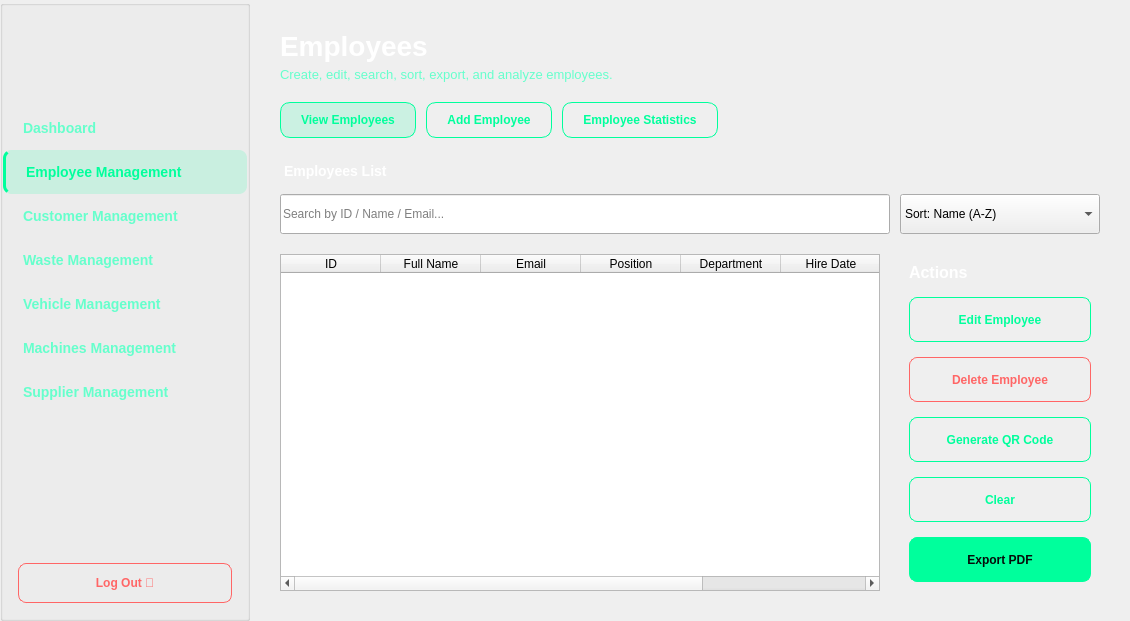
    <widget class="QWidget" name="employe">
     <layout class="QHBoxLayout" name="employeeMainLayout">
      <property name="spacing">
       <number>0</number>
      </property>
      <property name="leftMargin">
       <number>0</number>
      </property>
      <property name="topMargin">
       <number>0</number>
      </property>
      <property name="rightMargin">
       <number>0</number>
      </property>
      <property name="bottomMargin">
       <number>0</number>
      </property>
      <item>
       <widget class="QGroupBox" name="sidebarGroup">
        <property name="minimumSize">
         <size>
          <width>250</width>
          <height>0</height>
         </size>
        </property>
        <property name="maximumSize">
         <size>
          <width>250</width>
          <height>16777215</height>
         </size>
        </property>
        <property name="title">
         <string/>
        </property>
        <layout class="QVBoxLayout" name="sidebarLayout">
         <property name="spacing">
          <number>0</number>
         </property>
         <property name="leftMargin">
          <number>0</number>
         </property>
         <property name="topMargin">
          <number>0</number>
         </property>
         <property name="rightMargin">
          <number>0</number>
         </property>
         <property name="bottomMargin">
          <number>0</number>
         </property>
         <item>
          <layout class="QHBoxLayout" name="empLogoContainerLayout"/>
         </item>
         <item>
          <widget class="QLabel" name="sidebarLogo_8">
           <property name="minimumSize">
            <size>
             <width>0</width>
             <height>100</height>
            </size>
           </property>
           <property name="maximumSize">
            <size>
             <width>16777215</width>
             <height>100</height>
            </size>
           </property>
           <property name="text">
            <string/>
           </property>
           <property name="pixmap">
            <pixmap>:/image/images/logo.png</pixmap>
           </property>
           <property name="scaledContents">
            <bool>false</bool>
           </property>
           <property name="alignment">
            <set>Qt::AlignmentFlag::AlignCenter</set>
           </property>
          </widget>
         </item>
         <item>
          <widget class="QPushButton" name="btnEmpDashboard">
           <property name="styleSheet">
            <string notr="true">QPushButton {
    background-color: transparent;
    border: none;
    border-radius: 8px;
    padding: 14px 20px;
    color: #66ffcc;
    text-align: left;
    font-size: 14px;
    font-weight: 500;
}

QPushButton:hover {
    background-color: rgba(0, 255, 156, 0.1);
    color: #00ff9c;
}</string>
           </property>
           <property name="text">
            <string>Dashboard</string>
           </property>
          </widget>
         </item>
         <item>
          <widget class="QPushButton" name="btnEmpEmployee">
           <property name="styleSheet">
            <string notr="true">QPushButton {
    background-color: rgba(0, 255, 156, 0.15);
    border: none;
    border-radius: 8px;
    padding: 14px 20px;
    color: #00ff9c;
    text-align: left;
    font-size: 14px;
    font-weight: 600;
    border-left: 3px solid #00ff9c;
}</string>
           </property>
           <property name="text">
            <string>Employee Management</string>
           </property>
          </widget>
         </item>
         <item>
          <widget class="QPushButton" name="btnEmpCustomer">
           <property name="styleSheet">
            <string notr="true">QPushButton {
    background-color: transparent;
    border: none;
    border-radius: 8px;
    padding: 14px 20px;
    color: #66ffcc;
    text-align: left;
    font-size: 14px;
    font-weight: 500;
}

QPushButton:hover {
    background-color: rgba(0, 255, 156, 0.1);
    color: #00ff9c;
}</string>
           </property>
           <property name="text">
            <string>Customer Management</string>
           </property>
          </widget>
         </item>
         <item>
          <widget class="QPushButton" name="btnEmpWaste">
           <property name="styleSheet">
            <string notr="true">QPushButton {
    background-color: transparent;
    border: none;
    border-radius: 8px;
    padding: 14px 20px;
    color: #66ffcc;
    text-align: left;
    font-size: 14px;
    font-weight: 500;
}

QPushButton:hover {
    background-color: rgba(0, 255, 156, 0.1);
    color: #00ff9c;
}</string>
           </property>
           <property name="text">
            <string>Waste Management</string>
           </property>
          </widget>
         </item>
         <item>
          <widget class="QPushButton" name="btnEmpVehicle">
           <property name="styleSheet">
            <string notr="true">QPushButton {
    background-color: transparent;
    border: none;
    border-radius: 8px;
    padding: 14px 20px;
    color: #66ffcc;
    text-align: left;
    font-size: 14px;
    font-weight: 500;
}

QPushButton:hover {
    background-color: rgba(0, 255, 156, 0.1);
    color: #00ff9c;
}</string>
           </property>
           <property name="text">
            <string>Vehicle Management</string>
           </property>
          </widget>
         </item>
         <item>
          <widget class="QPushButton" name="btnEmpMachines">
           <property name="styleSheet">
            <string notr="true">QPushButton {
    background-color: transparent;
    border: none;
    border-radius: 8px;
    padding: 14px 20px;
    color: #66ffcc;
    text-align: left;
    font-size: 14px;
    font-weight: 500;
}

QPushButton:hover {
    background-color: rgba(0, 255, 156, 0.1);
    color: #00ff9c;
}</string>
           </property>
           <property name="text">
            <string>Machines Management</string>
           </property>
          </widget>
         </item>
         <item>
          <widget class="QPushButton" name="btnEmpSupplier">
           <property name="styleSheet">
            <string notr="true">QPushButton {
    background-color: transparent;
    border: none;
    border-radius: 8px;
    padding: 14px 20px;
    color: #66ffcc;
    text-align: left;
    font-size: 14px;
    font-weight: 500;
}

QPushButton:hover {
    background-color: rgba(0, 255, 156, 0.1);
    color: #00ff9c;
}</string>
           </property>
           <property name="text">
            <string>Supplier Management</string>
           </property>
          </widget>
         </item>
         <item>
          <spacer name="verticalSpacer_empSidebar2">
           <property name="orientation">
            <enum>Qt::Orientation::Vertical</enum>
           </property>
           <property name="sizeHint" stdset="0">
            <size>
             <width>0</width>
             <height>0</height>
            </size>
           </property>
          </spacer>
         </item>
         <item>
          <widget class="QPushButton" name="btnEmpLogout">
           <property name="styleSheet">
            <string notr="true">QPushButton {
    background-color: transparent;
    border: 1px solid #ff6666;
    border-radius: 8px;
    padding: 12px 20px;
    color: #ff6666;
    font-weight: 600;
    margin: 0px 15px 15px 15px;
}

QPushButton:hover {
    background-color: rgba(255, 102, 102, 0.1);
}</string>
           </property>
           <property name="text">
            <string>Log Out 🚪</string>
           </property>
          </widget>
         </item>
        </layout>
       </widget>
      </item>
      <item>
       <widget class="QWidget" name="empMainContent" native="true">
        <layout class="QVBoxLayout" name="empContentLayout">
         <property name="spacing">
          <number>20</number>
         </property>
         <property name="leftMargin">
          <number>30</number>
         </property>
         <property name="topMargin">
          <number>30</number>
         </property>
         <property name="rightMargin">
          <number>30</number>
         </property>
         <property name="bottomMargin">
          <number>30</number>
         </property>
         <item>
          <layout class="QHBoxLayout" name="empHeaderLayout">
           <item>
            <layout class="QVBoxLayout" name="empTitleLayout">
             <property name="spacing">
              <number>5</number>
             </property>
             <item>
              <widget class="QLabel" name="empPageTitle">
               <property name="styleSheet">
                <string notr="true">QLabel {
    font-size: 28px;
    font-weight: 700;
    color: #ffffff;
    background: transparent;
    border: none;
}</string>
               </property>
               <property name="text">
                <string>Employees</string>
               </property>
              </widget>
             </item>
             <item>
              <widget class="QLabel" name="empPageSubtitle">
               <property name="styleSheet">
                <string notr="true">QLabel {
    font-size: 13px;
    font-weight: 400;
    color: #66ffcc;
    background: transparent;
    border: none;
}</string>
               </property>
               <property name="text">
                <string>Create, edit, search, sort, export, and analyze employees.</string>
               </property>
              </widget>
             </item>
            </layout>
           </item>
           <item>
            <spacer name="horizontalSpacer_empHeader">
             <property name="orientation">
              <enum>Qt::Orientation::Horizontal</enum>
             </property>
             <property name="sizeHint" stdset="0">
              <size>
               <width>0</width>
               <height>0</height>
              </size>
             </property>
            </spacer>
           </item>
          </layout>
         </item>
         <item>
          <layout class="QHBoxLayout" name="empTopActionsLayout">
           <property name="spacing">
            <number>10</number>
           </property>
           <item>
            <widget class="QPushButton" name="btnEmpView">
             <property name="styleSheet">
              <string notr="true">QPushButton {
    background-color: rgba(0, 255, 156, 0.15);
    border: 1px solid #00ff9c;
    border-radius: 10px;
    padding: 10px 20px;
    color: #00ff9c;
    font-weight: 600;
}</string>
             </property>
             <property name="text">
              <string>View Employees</string>
             </property>
            </widget>
           </item>
           <item>
            <widget class="QPushButton" name="btnEmpAdd">
             <property name="styleSheet">
              <string notr="true">QPushButton {
    background-color: transparent;
    border: 1px solid #00ff9c;
    border-radius: 10px;
    padding: 10px 20px;
    color: #00ff9c;
    font-weight: 600;
}

QPushButton:hover {
    background-color: rgba(0, 255, 156, 0.1);
}</string>
             </property>
             <property name="text">
              <string>Add Employee</string>
             </property>
            </widget>
           </item>
           <item>
            <widget class="QPushButton" name="btnEmpStats">
             <property name="styleSheet">
              <string notr="true">QPushButton {
    background-color: transparent;
    border: 1px solid #00ff9c;
    border-radius: 10px;
    padding: 10px 20px;
    color: #00ff9c;
    font-weight: 600;
}

QPushButton:hover {
    background-color: rgba(0, 255, 156, 0.1);
}</string>
             </property>
             <property name="text">
              <string>Employee Statistics</string>
             </property>
            </widget>
           </item>
           <item>
            <spacer name="horizontalSpacer_empTopActions">
             <property name="orientation">
              <enum>Qt::Orientation::Horizontal</enum>
             </property>
             <property name="sizeHint" stdset="0">
              <size>
               <width>0</width>
               <height>0</height>
              </size>
             </property>
            </spacer>
           </item>
          </layout>
         </item>
         <item>
          <widget class="QWidget" name="empSearchWidget" native="true">
           <layout class="QVBoxLayout" name="empSearchLayout">
            <property name="spacing">
             <number>10</number>
            </property>
            <property name="leftMargin">
             <number>0</number>
            </property>
            <property name="topMargin">
             <number>0</number>
            </property>
            <property name="rightMargin">
             <number>0</number>
            </property>
            <property name="bottomMargin">
             <number>0</number>
            </property>
            <item>
             <widget class="QLabel" name="lblEmpList">
              <property name="styleSheet">
               <string notr="true">QLabel {
    font-size: 14px;
    font-weight: 600;
    color: #ffffff;
    background: transparent;
    border: none;
    padding: 5px 0px;
}</string>
              </property>
              <property name="text">
               <string>Employees List</string>
              </property>
             </widget>
            </item>
            <item>
             <layout class="QHBoxLayout" name="empSearchInputLayout">
              <property name="spacing">
               <number>10</number>
              </property>
              <item>
               <widget class="QLineEdit" name="empSearchBox">
                <property name="minimumSize">
                 <size>
                  <width>0</width>
                  <height>40</height>
                 </size>
                </property>
                <property name="placeholderText">
                 <string>Search by ID / Name / Email...</string>
                </property>
               </widget>
              </item>
              <item>
               <widget class="QComboBox" name="empSortComboBox">
                <property name="minimumSize">
                 <size>
                  <width>200</width>
                  <height>40</height>
                 </size>
                </property>
                <property name="maximumSize">
                 <size>
                  <width>250</width>
                  <height>16777215</height>
                 </size>
                </property>
                <item>
                 <property name="text">
                  <string>Sort: Name (A-Z)</string>
                 </property>
                </item>
                <item>
                 <property name="text">
                  <string>Sort: Department</string>
                 </property>
                </item>
                <item>
                 <property name="text">
                  <string>Sort: Salary</string>
                 </property>
                </item>
                <item>
                 <property name="text">
                  <string>Sort: Date (Newest)</string>
                 </property>
                </item>
               </widget>
              </item>
             </layout>
            </item>
           </layout>
          </widget>
         </item>
         <item>
          <layout class="QHBoxLayout" name="empTableActionsLayout">
           <property name="spacing">
            <number>20</number>
           </property>
           <item>
            <widget class="QTableWidget" name="empTable">
             <property name="minimumSize">
              <size>
               <width>600</width>
               <height>0</height>
              </size>
             </property>
             <property name="selectionMode">
              <enum>QAbstractItemView::SelectionMode::SingleSelection</enum>
             </property>
             <property name="selectionBehavior">
              <enum>QAbstractItemView::SelectionBehavior::SelectRows</enum>
             </property>
             <column>
              <property name="text">
               <string>ID</string>
              </property>
             </column>
             <column>
              <property name="text">
               <string>Full Name</string>
              </property>
             </column>
             <column>
              <property name="text">
               <string>Email</string>
              </property>
             </column>
             <column>
              <property name="text">
               <string>Position</string>
              </property>
             </column>
             <column>
              <property name="text">
               <string>Department</string>
              </property>
             </column>
             <column>
              <property name="text">
               <string>Hire Date</string>
              </property>
             </column>
             <column>
              <property name="text">
               <string>Salary</string>
              </property>
             </column>
            </widget>
           </item>
           <item>
            <widget class="QFrame" name="empActionsPanel">
             <property name="minimumSize">
              <size>
               <width>200</width>
               <height>0</height>
              </size>
             </property>
             <property name="maximumSize">
              <size>
               <width>220</width>
               <height>16777215</height>
              </size>
             </property>
             <layout class="QVBoxLayout" name="empActionsPanelLayout">
              <property name="spacing">
               <number>15</number>
              </property>
              <item>
               <widget class="QLabel" name="lblEmpActions">
                <property name="styleSheet">
                 <string notr="true">QLabel {
    font-size: 16px;
    font-weight: 600;
    color: #ffffff;
    background: transparent;
    border: none;
    padding: 0px;
}</string>
                </property>
                <property name="text">
                 <string>Actions</string>
                </property>
               </widget>
              </item>
              <item>
               <widget class="QPushButton" name="btnEmpEdit">
                <property name="minimumSize">
                 <size>
                  <width>0</width>
                  <height>45</height>
                 </size>
                </property>
                <property name="styleSheet">
                 <string notr="true">QPushButton {
    background-color: transparent;
    border: 1px solid #00ff9c;
    border-radius: 8px;
    padding: 12px 15px;
    color: #00ff9c;
    font-weight: 500;
}

QPushButton:hover {
    background-color: rgba(0, 255, 156, 0.1);
}</string>
                </property>
                <property name="text">
                 <string>Edit Employee</string>
                </property>
               </widget>
              </item>
              <item>
               <widget class="QPushButton" name="btnEmpDelete">
                <property name="minimumSize">
                 <size>
                  <width>0</width>
                  <height>45</height>
                 </size>
                </property>
                <property name="styleSheet">
                 <string notr="true">QPushButton {
    background-color: transparent;
    border: 1px solid #ff6666;
    border-radius: 8px;
    padding: 12px 15px;
    color: #ff6666;
    font-weight: 500;
}

QPushButton:hover {
    background-color: rgba(255, 102, 102, 0.1);
}</string>
                </property>
                <property name="text">
                 <string>Delete Employee</string>
                </property>
               </widget>
              </item>
              <item>
               <widget class="QPushButton" name="btnEmpQRCode">
                <property name="minimumSize">
                 <size>
                  <width>0</width>
                  <height>45</height>
                 </size>
                </property>
                <property name="styleSheet">
                 <string notr="true">QPushButton {
    background-color: transparent;
    border: 1px solid #00ff9c;
    border-radius: 8px;
    padding: 12px 15px;
    color: #00ff9c;
    font-weight: 500;
}

QPushButton:hover {
    background-color: rgba(0, 255, 156, 0.1);
}</string>
                </property>
                <property name="text">
                 <string>Generate QR Code</string>
                </property>
               </widget>
              </item>
              <item>
               <widget class="QPushButton" name="btnEmpClear">
                <property name="minimumSize">
                 <size>
                  <width>0</width>
                  <height>45</height>
                 </size>
                </property>
                <property name="styleSheet">
                 <string notr="true">QPushButton {
    background-color: transparent;
    border: 1px solid #00ff9c;
    border-radius: 8px;
    padding: 12px 15px;
    color: #00ff9c;
    font-weight: 500;
}

QPushButton:hover {
    background-color: rgba(0, 255, 156, 0.1);
}</string>
                </property>
                <property name="text">
                 <string>Clear</string>
                </property>
               </widget>
              </item>
              <item>
               <spacer name="verticalSpacer_empActions">
                <property name="orientation">
                 <enum>Qt::Orientation::Vertical</enum>
                </property>
                <property name="sizeHint" stdset="0">
                 <size>
                  <width>0</width>
                  <height>0</height>
                 </size>
                </property>
               </spacer>
              </item>
              <item>
               <widget class="QPushButton" name="btnEmpExport">
                <property name="minimumSize">
                 <size>
                  <width>0</width>
                  <height>45</height>
                 </size>
                </property>
                <property name="styleSheet">
                 <string notr="true">QPushButton {
    background-color: #00ff9c;
    border: 1px solid #00ff9c;
    border-radius: 8px;
    padding: 12px 15px;
    color: #050d0a;
    font-weight: 600;
}

QPushButton:hover {
    background-color: #33ffcc;
}</string>
                </property>
                <property name="text">
                 <string>Export PDF</string>
                </property>
               </widget>
              </item>
             </layout>
            </widget>
           </item>
          </layout>
         </item>
        </layout>
       </widget>
      </item>
     </layout>
    </widget>
